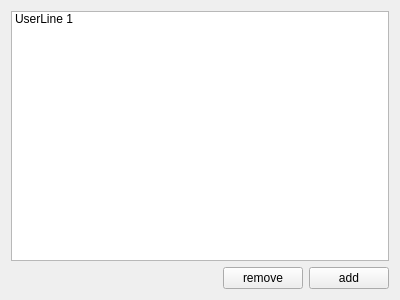
<?xml version="1.0" encoding="UTF-8"?>
<ui version="4.0">
 <class>UserWidget</class>
 <widget class="QWidget" name="UserWidget">
  <property name="geometry">
   <rect>
    <x>0</x>
    <y>0</y>
    <width>400</width>
    <height>300</height>
   </rect>
  </property>
  <property name="windowTitle">
   <string>Form</string>
  </property>
  <layout class="QVBoxLayout" name="verticalLayout">
   <item>
    <widget class="QListWidget" name="content">
     <item>
      <property name="text">
       <string>UserLine 1</string>
      </property>
     </item>
    </widget>
   </item>
   <item>
    <layout class="QHBoxLayout" name="horizontalLayout">
     <item>
      <spacer name="horizontalSpacer">
       <property name="orientation">
        <enum>Qt::Horizontal</enum>
       </property>
       <property name="sizeHint" stdset="0">
        <size>
         <width>40</width>
         <height>20</height>
        </size>
       </property>
      </spacer>
     </item>
     <item>
      <widget class="QPushButton" name="remove">
       <property name="text">
        <string>remove</string>
       </property>
      </widget>
     </item>
     <item>
      <widget class="QPushButton" name="add">
       <property name="text">
        <string>add</string>
       </property>
      </widget>
     </item>
    </layout>
   </item>
  </layout>
 </widget>
 <resources/>
 <connections/>
</ui>
